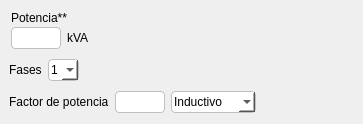
<?xml version="1.0" encoding="UTF-8"?>
<ui version="4.0">
 <class>Form</class>
 <widget class="QWidget" name="Form">
  <property name="geometry">
   <rect>
    <x>0</x>
    <y>0</y>
    <width>363</width>
    <height>124</height>
   </rect>
  </property>
  <property name="windowTitle">
   <string>Form</string>
  </property>
  <property name="styleSheet">
   <string notr="true">*{
border: none;
padding: 0px;
margin: 0px;
font: 57 10pt &quot;Inter Medium&quot;;
}

QLineEdit {
    border: 1px solid #C0C0C0;
    border-radius: 4px;
	padding: 2px;
}

QLineEdit:hover, QLineEdit:focus {
    border: 2px solid #0078D7;
    border-radius: 4px;
}

QComboBox {
    border: 1px solid #C0C0C0;
    border-radius: 4px;
    background-color: #FFFFFF;
	padding: 2px;
}

QComboBox:hover, QComboBox:focus {
    border: 2px solid #0078D7;
    border-radius: 4px;
}
</string>
  </property>
  <layout class="QVBoxLayout" name="verticalLayout">
   <property name="spacing">
    <number>0</number>
   </property>
   <property name="leftMargin">
    <number>0</number>
   </property>
   <property name="topMargin">
    <number>0</number>
   </property>
   <property name="rightMargin">
    <number>0</number>
   </property>
   <property name="bottomMargin">
    <number>0</number>
   </property>
   <item>
    <widget class="QFrame" name="container_resistencia">
     <property name="frameShape">
      <enum>QFrame::StyledPanel</enum>
     </property>
     <property name="frameShadow">
      <enum>QFrame::Raised</enum>
     </property>
     <layout class="QVBoxLayout" name="verticalLayout_2">
      <item>
       <widget class="QFrame" name="content_potencia">
        <property name="frameShape">
         <enum>QFrame::StyledPanel</enum>
        </property>
        <property name="frameShadow">
         <enum>QFrame::Raised</enum>
        </property>
        <layout class="QVBoxLayout" name="verticalLayout_3">
         <property name="spacing">
          <number>2</number>
         </property>
         <property name="leftMargin">
          <number>2</number>
         </property>
         <property name="topMargin">
          <number>2</number>
         </property>
         <property name="rightMargin">
          <number>2</number>
         </property>
         <property name="bottomMargin">
          <number>2</number>
         </property>
         <item>
          <widget class="QFrame" name="content_label_potencia">
           <property name="maximumSize">
            <size>
             <width>16777215</width>
             <height>25</height>
            </size>
           </property>
           <property name="frameShape">
            <enum>QFrame::StyledPanel</enum>
           </property>
           <property name="frameShadow">
            <enum>QFrame::Raised</enum>
           </property>
           <layout class="QVBoxLayout" name="verticalLayout_4">
            <property name="spacing">
             <number>0</number>
            </property>
            <property name="leftMargin">
             <number>0</number>
            </property>
            <property name="topMargin">
             <number>0</number>
            </property>
            <property name="rightMargin">
             <number>0</number>
            </property>
            <property name="bottomMargin">
             <number>0</number>
            </property>
            <item>
             <widget class="QLabel" name="potencia_label">
              <property name="maximumSize">
               <size>
                <width>16777215</width>
                <height>25</height>
               </size>
              </property>
              <property name="text">
               <string>Potencia**</string>
              </property>
             </widget>
            </item>
           </layout>
          </widget>
         </item>
         <item>
          <widget class="QFrame" name="fcontent_potencia_resistencia">
           <property name="maximumSize">
            <size>
             <width>16777215</width>
             <height>50</height>
            </size>
           </property>
           <property name="frameShape">
            <enum>QFrame::StyledPanel</enum>
           </property>
           <property name="frameShadow">
            <enum>QFrame::Raised</enum>
           </property>
           <layout class="QHBoxLayout" name="horizontalLayout">
            <property name="leftMargin">
             <number>0</number>
            </property>
            <property name="topMargin">
             <number>0</number>
            </property>
            <property name="rightMargin">
             <number>0</number>
            </property>
            <property name="bottomMargin">
             <number>0</number>
            </property>
            <item>
             <widget class="QLineEdit" name="potencia_entry">
              <property name="maximumSize">
               <size>
                <width>50</width>
                <height>16777215</height>
               </size>
              </property>
             </widget>
            </item>
            <item>
             <widget class="QLabel" name="unidad_label">
              <property name="text">
               <string>kVA</string>
              </property>
             </widget>
            </item>
            <item>
             <spacer name="horizontalSpacer">
              <property name="orientation">
               <enum>Qt::Horizontal</enum>
              </property>
              <property name="sizeHint" stdset="0">
               <size>
                <width>99</width>
                <height>20</height>
               </size>
              </property>
             </spacer>
            </item>
           </layout>
          </widget>
         </item>
        </layout>
       </widget>
      </item>
      <item>
       <widget class="QFrame" name="content_fases_resistencia">
        <property name="maximumSize">
         <size>
          <width>16777215</width>
          <height>16777215</height>
         </size>
        </property>
        <property name="frameShape">
         <enum>QFrame::StyledPanel</enum>
        </property>
        <property name="frameShadow">
         <enum>QFrame::Raised</enum>
        </property>
        <layout class="QHBoxLayout" name="horizontalLayout_2">
         <property name="leftMargin">
          <number>0</number>
         </property>
         <property name="topMargin">
          <number>0</number>
         </property>
         <property name="rightMargin">
          <number>0</number>
         </property>
         <property name="bottomMargin">
          <number>0</number>
         </property>
         <item>
          <widget class="QLabel" name="fases_label">
           <property name="text">
            <string>Fases</string>
           </property>
          </widget>
         </item>
         <item>
          <widget class="QComboBox" name="fases_combo">
           <item>
            <property name="text">
             <string>1</string>
            </property>
           </item>
           <item>
            <property name="text">
             <string>3</string>
            </property>
           </item>
          </widget>
         </item>
         <item>
          <spacer name="horizontalSpacer_2">
           <property name="orientation">
            <enum>Qt::Horizontal</enum>
           </property>
           <property name="sizeHint" stdset="0">
            <size>
             <width>145</width>
             <height>20</height>
            </size>
           </property>
          </spacer>
         </item>
        </layout>
       </widget>
      </item>
      <item>
       <widget class="QFrame" name="content_fp_resistencia">
        <property name="frameShape">
         <enum>QFrame::StyledPanel</enum>
        </property>
        <property name="frameShadow">
         <enum>QFrame::Raised</enum>
        </property>
        <layout class="QHBoxLayout" name="horizontalLayout_3">
         <property name="leftMargin">
          <number>0</number>
         </property>
         <property name="topMargin">
          <number>0</number>
         </property>
         <property name="rightMargin">
          <number>0</number>
         </property>
         <property name="bottomMargin">
          <number>0</number>
         </property>
         <item>
          <widget class="QLabel" name="fp_label">
           <property name="text">
            <string>Factor de potencia</string>
           </property>
          </widget>
         </item>
         <item>
          <widget class="QLineEdit" name="fp_entry">
           <property name="maximumSize">
            <size>
             <width>50</width>
             <height>16777215</height>
            </size>
           </property>
          </widget>
         </item>
         <item>
          <widget class="QComboBox" name="fp_ad_atr">
           <property name="minimumSize">
            <size>
             <width>85</width>
             <height>0</height>
            </size>
           </property>
           <property name="maximumSize">
            <size>
             <width>85</width>
             <height>16777215</height>
            </size>
           </property>
           <item>
            <property name="text">
             <string>Inductivo</string>
            </property>
           </item>
           <item>
            <property name="text">
             <string>Capacitivo</string>
            </property>
           </item>
          </widget>
         </item>
         <item>
          <spacer name="horizontalSpacer_3">
           <property name="orientation">
            <enum>Qt::Horizontal</enum>
           </property>
           <property name="sizeHint" stdset="0">
            <size>
             <width>25</width>
             <height>20</height>
            </size>
           </property>
          </spacer>
         </item>
        </layout>
       </widget>
      </item>
     </layout>
    </widget>
   </item>
  </layout>
 </widget>
 <resources/>
 <connections/>
</ui>
